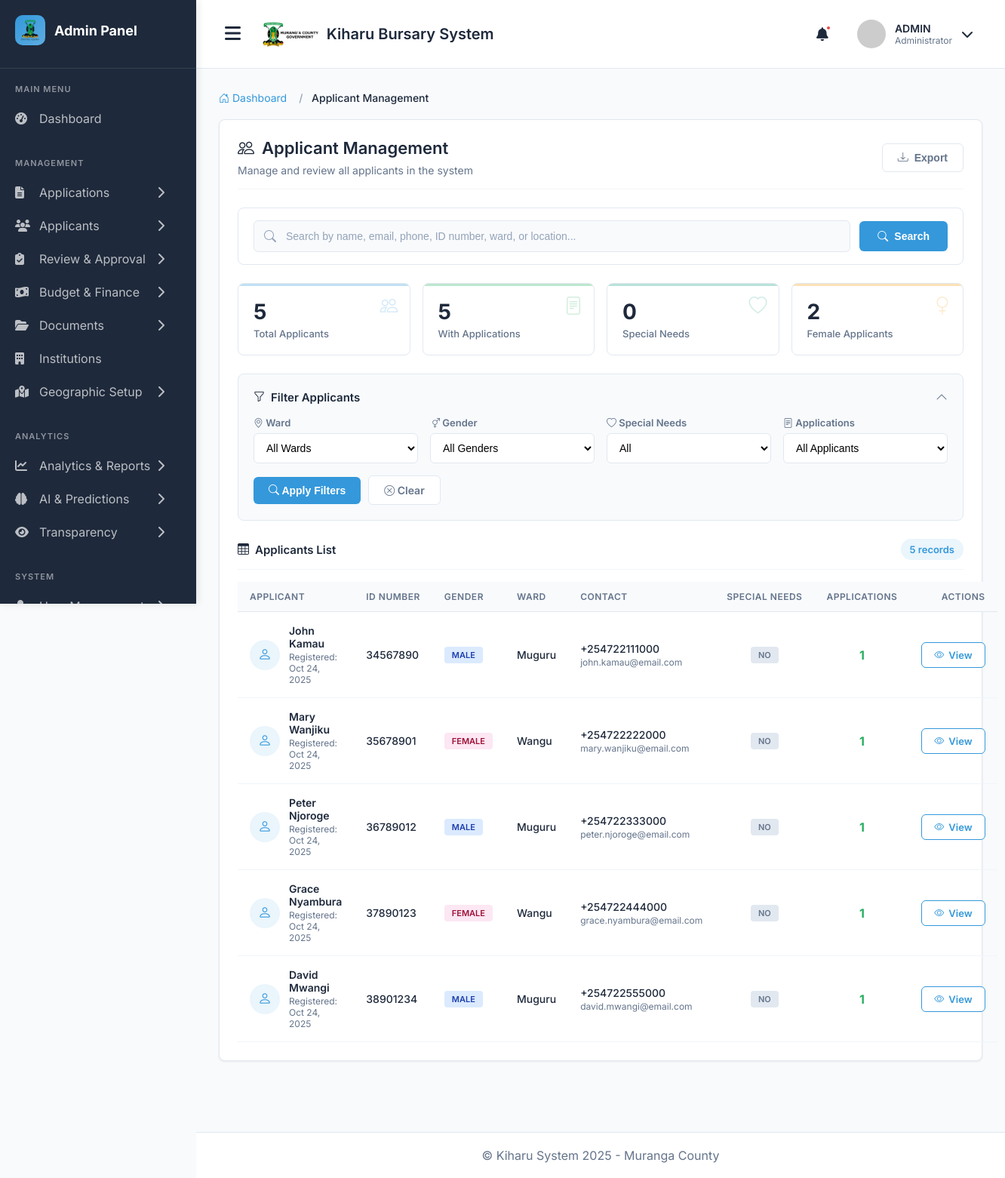
Before: /applicants/ (signed in) with the older database file.
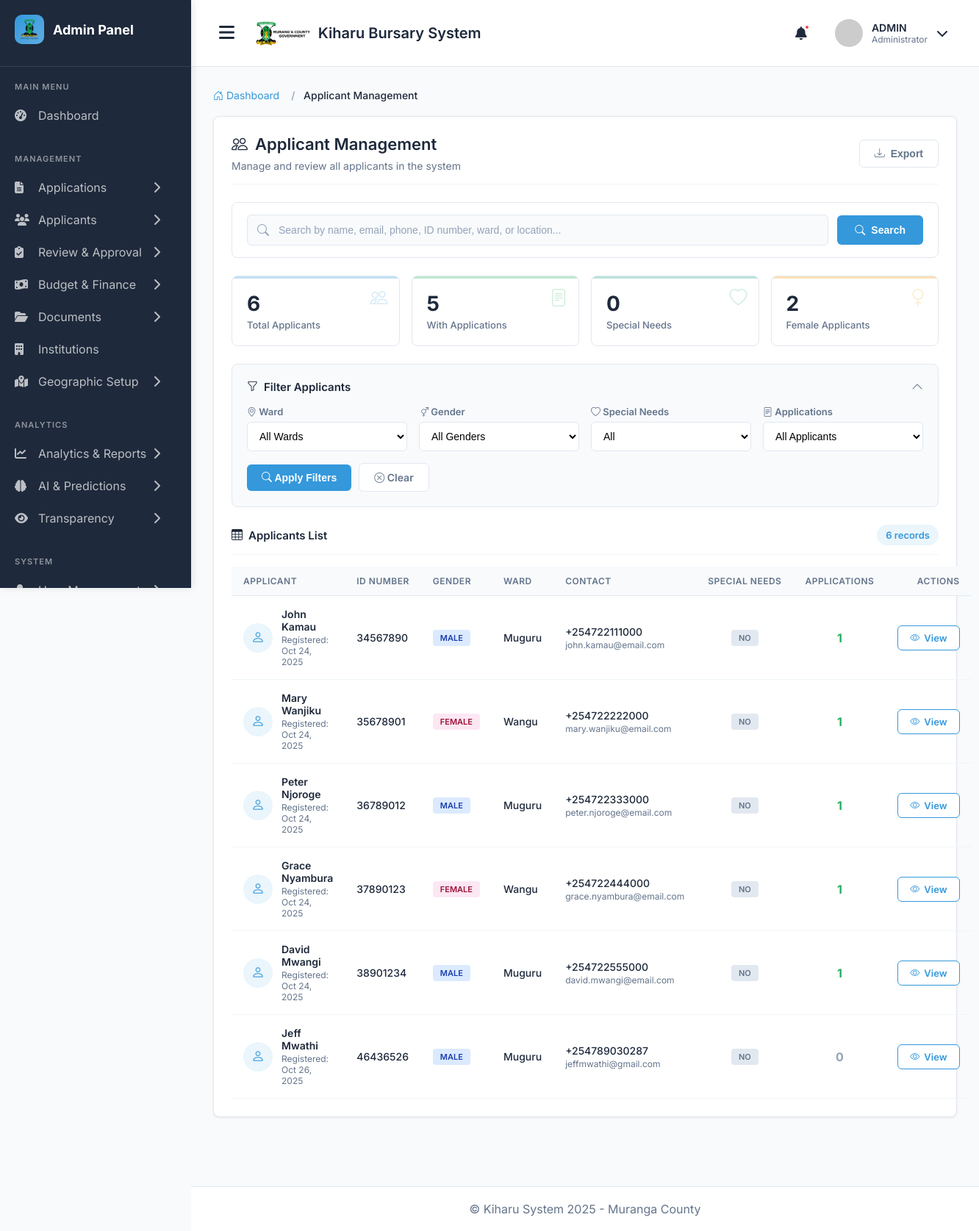
After: the same page with the newer database file.
### main_application/models.py (models this page shows, shortened)
class Applicant(models.Model):
    GENDER_CHOICES = (
        ('M', 'Male'),
        ('F', 'Female'),
    )
    user = models.OneToOneField(User, on_delete=models.CASCADE, related_name='applicant_profile')
    gender = models.CharField(max_length=1, choices=GENDER_CHOICES)
    date_of_birth = models.DateField()
    id_number = models.CharField(max_length=20, unique=True)
    county = models.ForeignKey(County, on_delete=models.SET_NULL, null=True)
    constituency = models.ForeignKey(Constituency, on_delete=models.SET_NULL, null=True)
    ward = models.ForeignKey(Ward, on_delete=models.SET_NULL, null=True, related_name='residents')
    location = models.ForeignKey(Location, on_delete=models.SET_NULL, null=True)
    sublocation = models.ForeignKey(SubLocation, on_delete=models.SET_NULL, null=True)
    village = models.ForeignKey(Village, on_delete=models.SET_NULL, null=True)
    physical_address = models.TextField()
    postal_address = models.CharField(max_length=100, blank=True, null=True)
    special_needs = models.BooleanField(default=False)
    special_needs_description = models.TextField(blank=True, null=True)
    profile_picture = models.ImageField(
        upload_to='profile_pics/',
        default='profile_pics/default.png',
        blank=True,
        null=True
    )
    is_verified = models.BooleanField(default=False)
    verified_by = models.ForeignKey(
        User,
        on_delete=models.SET_NULL,
        null=True,
        blank=True,
        related_name='verified_applicants'
    )
    verification_date = models.DateTimeField(null=True, blank=True)
    created_at = models.DateTimeField(auto_now_add=True)
    class Meta:
        ordering = ['user__last_name', 'user__first_name']

class User(AbstractUser):
    USER_TYPES = (
        ('applicant', 'Applicant'),
        ('admin', 'Administrator'),
        ('reviewer', 'Application Reviewer'),
        ('finance', 'Finance Officer'),
        ('county_admin', 'County Administrator'),
        ('constituency_admin', 'Constituency Administrator'),
        ('ward_admin', 'Ward Administrator'),
    )
    user_type = models.CharField(max_length=25, choices=USER_TYPES, default='applicant')
    id_number = models.CharField(max_length=20, unique=True, null=True, blank=True)
    phone_regex = RegexValidator(
        regex=r'^\+254\d{9}$',
        message="Phone number must be entered in the format: '+254XXXXXXXXX'. Exactly 12 digits including country code."
    )
    phone_number = models.CharField(validators=[phone_regex], max_length=17, blank=True)

class Ward(models.Model):
    name = models.CharField(max_length=100)
    code = models.CharField(max_length=10, blank=True, null=True)
    constituency = models.ForeignKey(
        Constituency,
        on_delete=models.CASCADE,
        related_name='wards'
    )
    current_mca = models.CharField(max_length=200, blank=True, null=True)
    mca_party = models.CharField(max_length=100, blank=True, null=True)
    mca_phone = models.CharField(max_length=20, blank=True, null=True)
    mca_email = models.EmailField(blank=True, null=True)
    ward_office_location = models.CharField(max_length=200, blank=True, null=True)
    population = models.PositiveIntegerField(blank=True, null=True)
    description = models.TextField(blank=True, null=True)
    is_active = models.BooleanField(default=True)
    class Meta:
        unique_together = ['name', 'constituency']
        ordering = ['constituency', 'name']

### main_application/views.py (the view, shortened to what this page needs)
# urls.py: path('applicants/', views.applicant_list, name='applicant_list'),
@login_required
@user_passes_test(is_admin)
def applicant_list(request):
    applicants = Applicant.objects.all().select_related(
        'user', 'ward', 'location', 'sublocation', 'village'
    ).annotate(
        application_count=Count('applications')
    )
    search_query = request.GET.get('search', '').strip()
    ward = request.GET.get('ward')
    gender = request.GET.get('gender')
    special_needs = request.GET.get('special_needs')
    has_applications = request.GET.get('has_applications')
    if ward:
        applicants = applicants.filter(ward__id=ward)
    if gender:
        applicants = applicants.filter(gender=gender)
    if special_needs == 'true':
        applicants = applicants.filter(special_needs=True)
    elif special_needs == 'false':
        applicants = applicants.filter(special_needs=False)
    if has_applications == 'true':
        applicants = applicants.filter(application_count__gt=0)
    elif has_applications == 'false':
        applicants = applicants.filter(application_count=0)
    applicants_with_apps = applicants.filter(application_count__gt=0).count()
    special_needs_count = applicants.filter(special_needs=True).count()
    female_count = applicants.filter(gender='F').count()
    paginator = Paginator(applicants, 25)
    page_number = request.GET.get('page')
    page_obj = paginator.get_page(page_number)
    wards = Ward.objects.all().order_by('name')
    context = {
        'page_obj': page_obj,
        'paginator': paginator,
        'wards': wards,
        'current_ward': ward,
        'current_gender': gender,
        'current_special_needs': special_needs,
        'search_query': search_query,
        'applicants_with_apps': applicants_with_apps,
        'special_needs_count': special_needs_count,
        'female_count': female_count,
    }
    return render(request, 'admin/applicant_list.html', context)

### templates/admin/applicant_list.html (shortened to what this page needs)
{% extends 'admin_base.html' %}
{% load humanize %}
{% block content %}
<div class="container-fluid">
    <nav aria-label="breadcrumb">
        <ol class="breadcrumb">
            <li class="breadcrumb-item">
                <a href="{% url 'admin_dashboard' %}">
                    <i class="bi bi-house-door"></i> Dashboard
                </a>
            </li>
            <li class="breadcrumb-item active" aria-current="page">Applicant Management</li>
        </ol>
    </nav>
    <div class="section-container">
        <div class="page-header">
            <div>
                <h1 class="page-title">
                    <i class="bi bi-people"></i>
                    Applicant Management
                </h1>
                <p class="page-subtitle">
                    Manage and review all applicants in the system
                </p>
            </div>
            <button class="export-btn">
                <i class="bi bi-download"></i>
                Export
            </button>
        </div>
        <div class="search-section">
            <form method="get" style="display: flex; align-items: center; gap: 12px; width: 100%;">
                <div class="search-input-wrapper">
                    <input
                        type="text"
                        name="search"
                        class="search-input"
                        placeholder="Search by name, email, phone, ID number, ward, or location..."
                        value="{{ search_query|default:'' }}"
                    >
                </div>
                <button type="submit" class="search-btn">
                    <i class="bi bi-search"></i>
                    Search
                </button>
            </form>
        </div>
        <div class="stats-grid">
            <div class="stat-card stat-primary">
                <div class="stat-icon">
                    <i class="bi bi-people"></i>
                </div>
                <div class="stat-value">{{ paginator.count|default:0 }}</div>
                <div class="stat-label">Total Applicants</div>
            </div>
            <div class="stat-card stat-success">
                <div class="stat-icon">
                    <i class="bi bi-file-text"></i>
                </div>
                <div class="stat-value">{{ applicants_with_apps|default:0 }}</div>
                <div class="stat-label">With Applications</div>
            </div>
            <div class="stat-card stat-info">
                <div class="stat-icon">
                    <i class="bi bi-heart"></i>
                </div>
                <div class="stat-value">{{ special_needs_count|default:0 }}</div>
                <div class="stat-label">Special Needs</div>
            </div>
            <div class="stat-card stat-warning">
                <div class="stat-icon">
                    <i class="bi bi-gender-female"></i>
                </div>
                <div class="stat-value">{{ female_count|default:0 }}</div>
                <div class="stat-label">Female Applicants</div>
            </div>
        </div>
        <div class="filter-section">
            <div class="filter-header" onclick="toggleFilters()">
                <h6 class="filter-title">
                    <i class="bi bi-funnel"></i>
                    Filter Applicants
                </h6>
                <i class="bi bi-chevron-down filter-toggle" id="filterToggle"></i>
            </div>
            <div class="filter-content" id="filtersContent" style="display: none;">
                <form method="get" id="filterForm">
                    <div class="filter-content">
                        <div class="filter-group">
                            <label class="filter-label" for="ward">
                                <i class="bi bi-geo-alt"></i> Ward
                            </label>
                            <select class="filter-select" id="ward" name="ward">
                                <option value="">All Wards</option>
                            </select>
                        </div>
                        <div class="filter-group">
                            <label class="filter-label" for="gender">
                                <i class="bi bi-gender-ambiguous"></i> Gender
                            </label>
                            <select class="filter-select" id="gender" name="gender">
                                <option value="">All Genders</option>
                            </select>
                        </div>
                        <div class="filter-group">
                            <label class="filter-label" for="special_needs">
                                <i class="bi bi-heart"></i> Special Needs
                            </label>
                            <select class="filter-select" id="special_needs" name="special_needs">
                                <option value="">All</option>
                            </select>
                        </div>
                        <div class="filter-group">
                            <label class="filter-label" for="has_applications">
                                <i class="bi bi-file-text"></i> Applications
                            </label>
                            <select class="filter-select" id="has_applications" name="has_applications">
                                <option value="">All Applicants</option>
                            </select>
                        </div>
                    </div>
                    <div class="filter-actions">
                        <button type="submit" class="filter-btn">
                            <i class="bi bi-search"></i> Apply Filters
                        </button>
                        <a href="{% url 'applicant_list' %}" class="clear-btn">
                            <i class="bi bi-x-circle"></i> Clear
                        </a>
                    </div>
                </form>
            </div>
        </div>
        <div class="table-header">
            <h6 class="table-title">
                <i class="bi bi-table"></i>
                Applicants List
            </h6>
            <span class="record-count">{{ paginator.count }} records</span>
        </div>
        <div class="table-responsive">
            <table class="applicants-table">
                <thead>
                    <tr>
                        <th>Applicant</th>
                        <th>ID Number</th>
                        <th>Gender</th>
                        <th>Ward</th>
                        <th>Contact</th>
                        <th style="text-align: center;">Special Needs</th>
                        <th style="text-align: center;">Applications</th>
                        <th style="text-align: right;">Actions</th>
                    </tr>
                </thead>
                <tbody>
                    {% for applicant in page_obj %}
                    <tr>
                        <td>
                            <div class="applicant-info">
                                <div class="applicant-avatar">
                                    <i class="bi bi-person"></i>
                                </div>
                                <div class="applicant-details">
                                    <div class="applicant-name">{{ applicant.user.first_name }} {{ applicant.user.last_name }}</div>
                                    <div class="applicant-date">Registered: {{ applicant.user.date_joined|date:"M d, Y" }}</div>
                                </div>
                            </div>
                        </td>
                        <td>
                            <span class="id-number">{{ applicant.id_number }}</span>
                        </td>
                        <td>
                            <span class="gender-badge {% if applicant.gender == 'M' %}gender-male{% else %}gender-female{% endif %}">
                                {{ applicant.get_gender_display }}
                            </span>
                        </td>
                        <td>
                            <span class="ward-name">{{ applicant.ward.name }}</span>
                        </td>
                        <td>
                            <div class="contact-info">
                                <div class="contact-phone">{{ applicant.user.phone_number|default:"-" }}</div>
                                <div class="contact-email">{{ applicant.user.email }}</div>
                            </div>
                        </td>
                        <td style="text-align: center;">
                            {% if applicant.special_needs %}
                                <span class="special-needs-badge special-needs-yes">Yes</span>
                            {% else %}
                                <span class="special-needs-badge special-needs-no">No</span>
                            {% endif %}
                        </td>
                        <td style="text-align: center;">
                            <span class="application-count {% if applicant.applications.count > 0 %}has-apps{% else %}no-apps{% endif %}">
                                {{ applicant.applications.count }}
                            </span>
                        </td>
                        <td style="text-align: right;">
                            <a href="{% url 'applicant_detail' applicant.id %}" class="action-btn">
                                <i class="bi bi-eye"></i>
                                View
                            </a>
                        </td>
                    </tr>
                    {% endfor %}
                </tbody>
            </table>
        </div>
    </div>
</div>
{% endblock %}

Changed rows visible on the page:
added Applicant: user.first_name "Jeff", user.last_name "Mwathi", user.date_joined "Oct 26, 2025", id_number "46436526", gender "MALE", ward.name "Muguru", user.phone_number "+254789030287", user.email "jeffmwathi@gmail.com", special_needs "NO", applications.count "0"
Other visible differences:
{{ paginator.count|default:0 }}: "5" → "6"
{{ paginator.count }}: "5" → "6"
